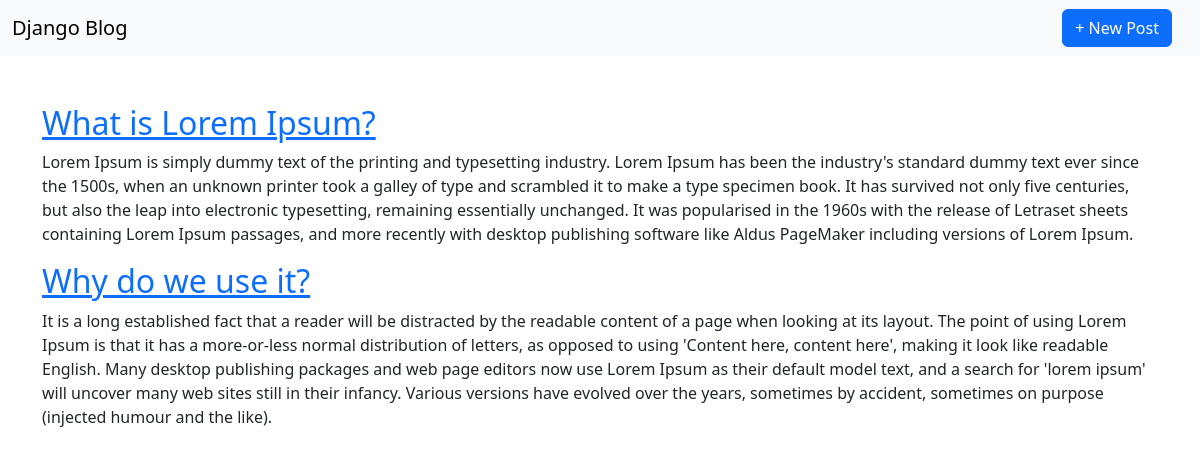
Before: / with the older database file.
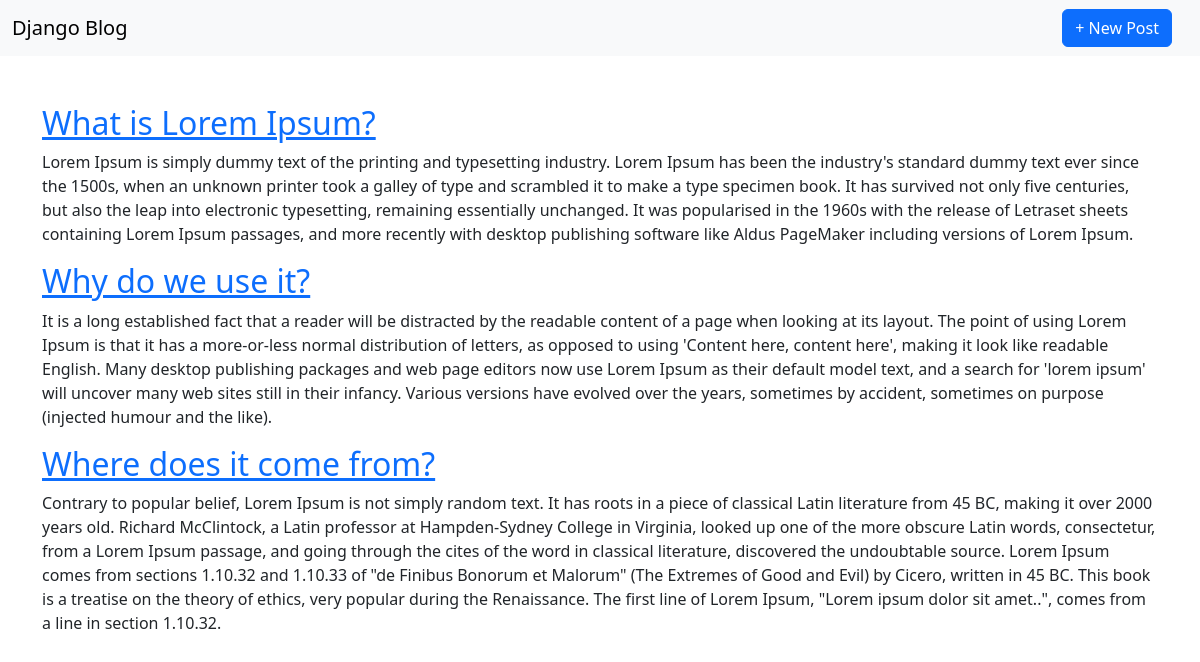
After: the same page with the newer database file.
### blogapp/models.py (models this page shows, shortened)
class Post(models.Model):
    title = models.CharField(max_length=200)
    author = models.ForeignKey("auth.User", on_delete=models.CASCADE,)
    body = models.TextField()

### blogapp/views.py (the view)
# urls.py: path("", BlogListView.as_view(), name="home"),
class BlogListView(ListView):
    model = Post
    template_name = "home.html"

### templates/home.html
{% extends 'base.html' %}
{% block content %}
{% for post in post_list %}
<div>
    <h2> <a href=" {% url 'post_detail' post.pk %} "> {{post.title}}</a> </h2>
    <p> {{post.body}} </p>
</div>
{% endfor %}
{% endblock content %}

### templates/base.html (shortened to what this page needs)
{% load static %}
<!DOCTYPE html>
<html lang="en">
<head>
    <link href="https://cdn.jsdelivr.net/npm/bootstrap@5.3.0-alpha1/dist/css/bootstrap.min.css" rel="stylesheet">
    <link rel="stylesheet" href="{% static 'css/base.css' %}">
</head>
<body>
    <header>
        <nav class="navbar navbar-expand-lg bg-body-tertiary">
            <div class="container-fluid">
              <a class="navbar-brand" href="{% url 'home' %}">Django Blog</a>
              <div class="collapse navbar-collapse justify-content-end me-3 fw-bold" id="navbarNav">
                <ul class="navbar-nav">
                  <li class="nav-item">
                    <a class="btn btn-primary" aria-current="page" href=" {% url 'post_new' %} "> + New Post</a>
                  </li>
                </ul>
              </div>
            </div>
          </nav>
 </header>
    <div class="container mt-5">
        {% block content %}
        {% endblock content %}
    </div>

Changed rows visible on the page:
added Post: title "Where does it come from?", body "Contrary to popular belief, Lorem Ipsum is not simply random text. It has roots in a piece of classical Latin literature from 45 BC, making it over 2000 years old. Richard McClintock, a Latin professor at Hampden-Sydney College in Virginia, looked up one of the more obscure Latin words, consectetur, from a Lorem Ipsum passage, and going through the cites of the word in classical literature, discovered the undoubtable source. Lorem Ipsum comes from sections 1.10.32 and 1.10.33 of \"de Finibus Bonorum et Malorum\" (The Extremes of Good and Evil) by Cicero, written in 45 BC. This book is a treatise on the theory of ethics, very popular during the Renaissance. The first line of Lorem Ipsum,…"
